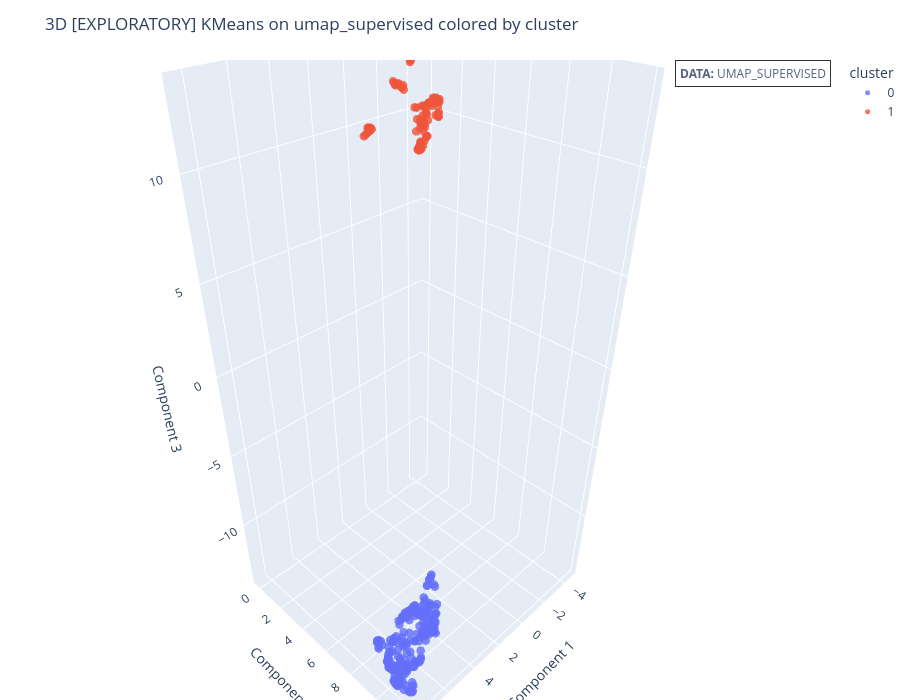
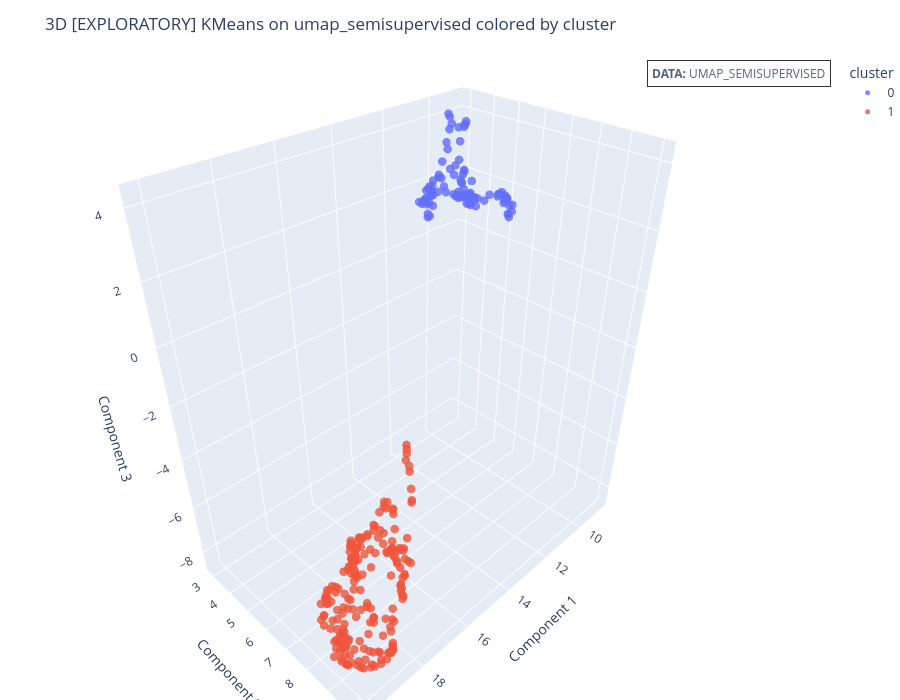
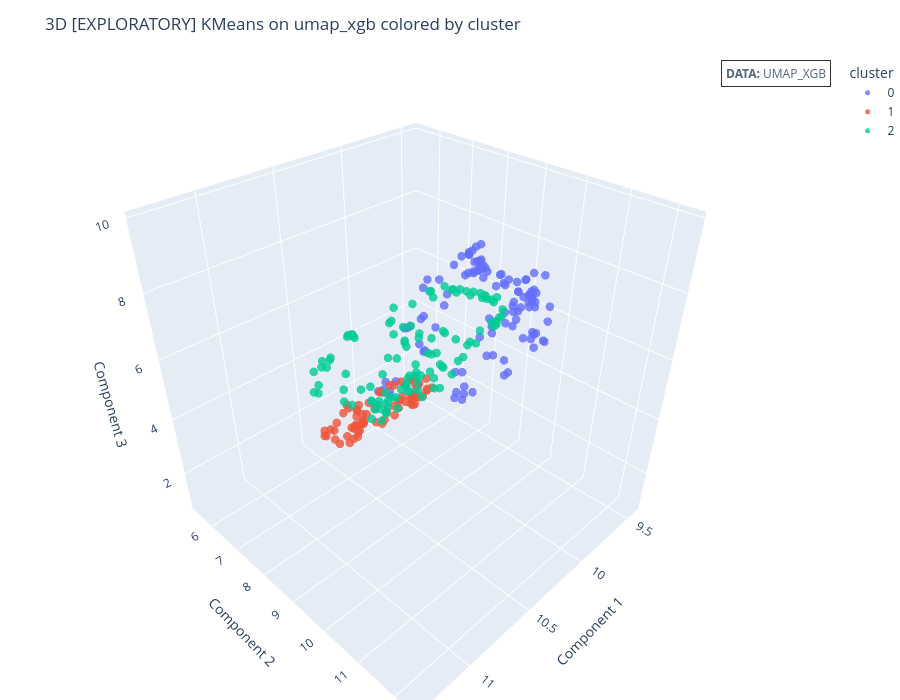

The code cell stored with these charts, in order, in its notebook:
### Markdown cell above
<a id="exploratory-clustering-on-supervised-embeddings"></a>
### Exploratory Clustering on Supervised Embeddings

The following section applies clustering to:

- **Supervised UMAP**, **semi-supervised UMAP**, and **XGBoost leaf + UMAP**,  
  which are **label-informed** embeddings (they explicitly encode information about `DEATH_EVENT`).


Because supervised embeddings incorporate outcome information, clusters formed in these spaces **cannot be interpreted** as purely data-driven clinical subgroups. Instead, they reflect how a model organizes patients when the target label is available.

**Methodological distinction:**
- Unsupervised clusters → natural patient subgroups (data-driven)
- Supervised clusters → outcome-informed risk strata (model-driven)

Therefore, the results in this section are used primarily for **visualization, exploratory inspection, and understanding model behavior**, not for deriving final clinical conclusions.

### Code cell
rows_ex = []

exploratory_params_km = {
    "umap_supervised":     {"k": 2, "n_init": 10},
    "umap_semisupervised": {"k": 2, "n_init": 10},
    "umap_xgb":            {"k": 3, "n_init": 20},
}

for name, X_emb in embeddings_supervised.items():
    p = exploratory_params_km[name]
    km = KMeans(n_clusters=p["k"], n_init=p["n_init"])
    labels = km.fit_predict(X_emb)

    fig = plot_3d(X3d=X_emb, y=labels, algorithm=f"[EXPLORATORY] KMeans on {name}", target_name="cluster", data_name=name.upper())
    display(fig)
